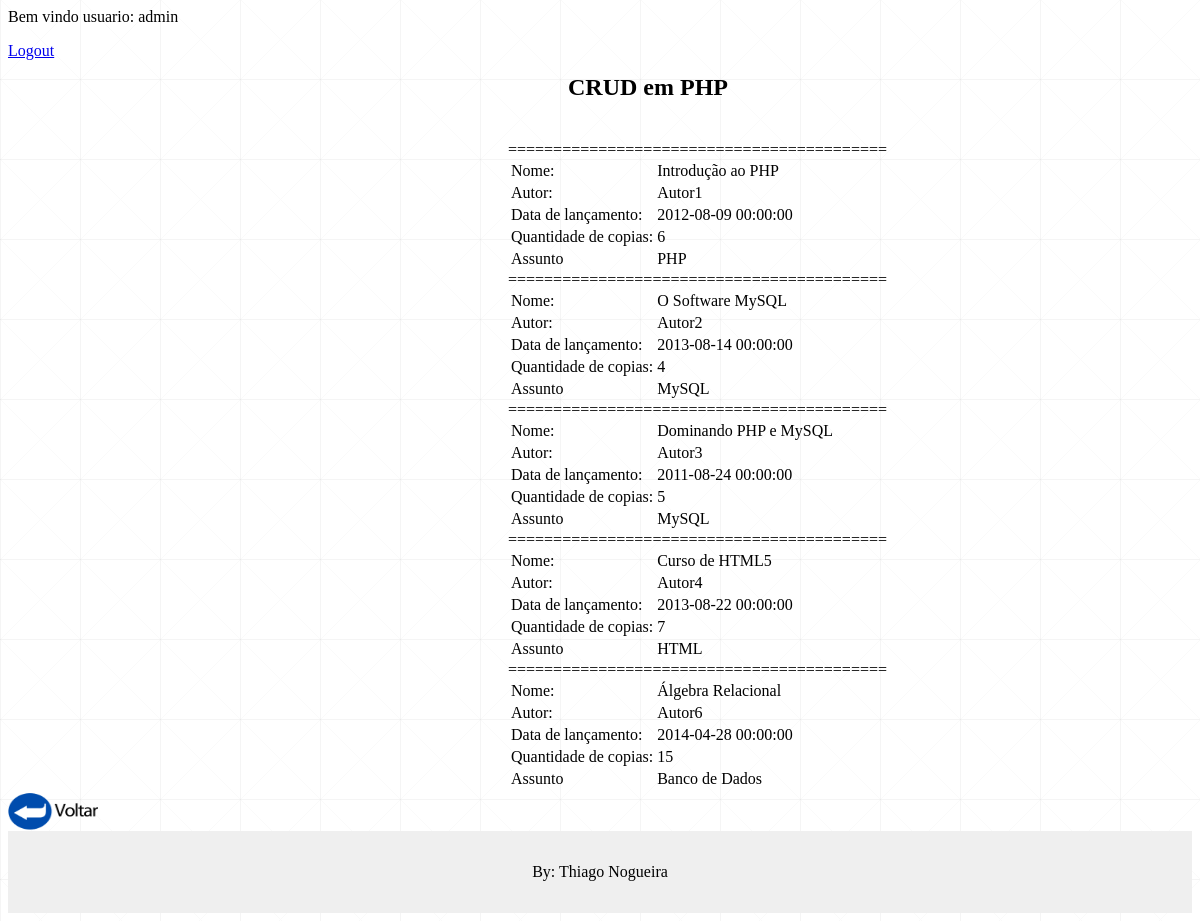
The app's page /view.php?act=view (signed in) with its own data.
### tables this page shows
CREATE TABLE IF NOT EXISTS livro(	
	liv_id int NOT NULL PRIMARY KEY auto_increment,
    liv_titulo varchar(50) NOT NULL,
    liv_autor varchar(40) NOT NULL,
	liv_data_lancamento timestamp,
    liv_quant_copias int(7),
    ass_id int NOT NULL,
    CONSTRAINT fk_assunto_livro FOREIGN KEY (ass_id) REFERENCES assunto(ass_id)
);

CREATE TABLE IF NOT EXISTS assunto(
	ass_id int NOT NULL PRIMARY KEY auto_increment,
    ass_nome varchar(50)
);

### includes/functions.php (the view, shortened to what this page needs)
<?php
function session(){
      $logado = $_SESSION['login'];
      echo "<p>Bem vindo usuario: $logado</p>";
}
function exibeList(){
	$sql = mysql_query("SELECT * FROM livro INNER JOIN assunto ON livro.ass_id=assunto.ass_id;");
      while($exibe = mysql_fetch_assoc($sql)){
         echo "<table>";
         echo "<tr><td>Nome:</td>";
         echo "<td>".$exibe['liv_titulo']."</td></tr>";
         echo "<tr><td>Autor:</td>";
         echo "<td>".$exibe['liv_autor']."</td></tr>";
         echo "<tr><td>Data de lançamento:</td>";
         echo "<td>".$exibe['liv_data_lancamento']."</td></tr>";
         echo "<tr><td>Quantidade de copias:</td>";
         echo "<td>".$exibe['liv_quant_copias']."</td></tr>";
         echo "<tr><td>Assunto</td>";
         echo "<td>".$exibe['ass_nome']."</td></tr>";
         echo "</table>";
      }
}
?>

### view.php (shortened to what this page needs)
<!DOCTYPE>
<html lang="pt-br">
<head>
<?php
 require_once('includes/functions.php');
	session();
?>
   <link rel="stylesheet" type="text/css" href="css/style.css">
</head>
<body>
	<a href="includes/action.php?act=destroy">Logout</a>
	<h2>CRUD em PHP</h2>
	<div id="contents">
		<?php
$Act = $_GET['act'];
?>
<?php
	if($Act == 'view'){
		exibeList();
	}
?>
		</div>
		<a href="index.php" title="Voltar ao index">
			<img src="img/voltar.png" width="90px" height="40px"></img>
		</a>
<footer>
   <p>By: Thiago Nogueira</p>
</footer>
</body>
</html>

### css/style.css (style rules this page uses)
body { background: url(../img/bg.gif) repeat top center; }
#contents { margin: 30px 200px 0 500px }
h2 { margin: 4px 100px 0 550px; padding: 10px }
footer { position: relative; right: 0; bottom: 0; left: 0; padding: 1rem; background-color: #efefef; text-align: center; }

### records on screen
livro: liv_titulo "Introdução ao PHP", liv_autor "Autor1", liv_data_lancamento "2012-08-09 00:00:00", liv_quant_copias "6", ass.ass_nome "PHP"
livro: liv_titulo "O Software MySQL", liv_autor "Autor2", liv_data_lancamento "2013-08-14 00:00:00", liv_quant_copias "4", ass.ass_nome "MySQL"
livro: liv_titulo "Dominando PHP e MySQL", liv_autor "Autor3", liv_data_lancamento "2011-08-24 00:00:00", liv_quant_copias "5", ass.ass_nome "MySQL"
livro: liv_titulo "Curso de HTML5", liv_autor "Autor4", liv_data_lancamento "2013-08-22 00:00:00", liv_quant_copias "7", ass.ass_nome "HTML"
livro: liv_titulo "Álgebra Relacional", liv_autor "Autor6", liv_data_lancamento "2014-04-28 00:00:00", liv_quant_copias "15", ass.ass_nome "Banco de Dados"

### other values on screen
$logado "admin"
